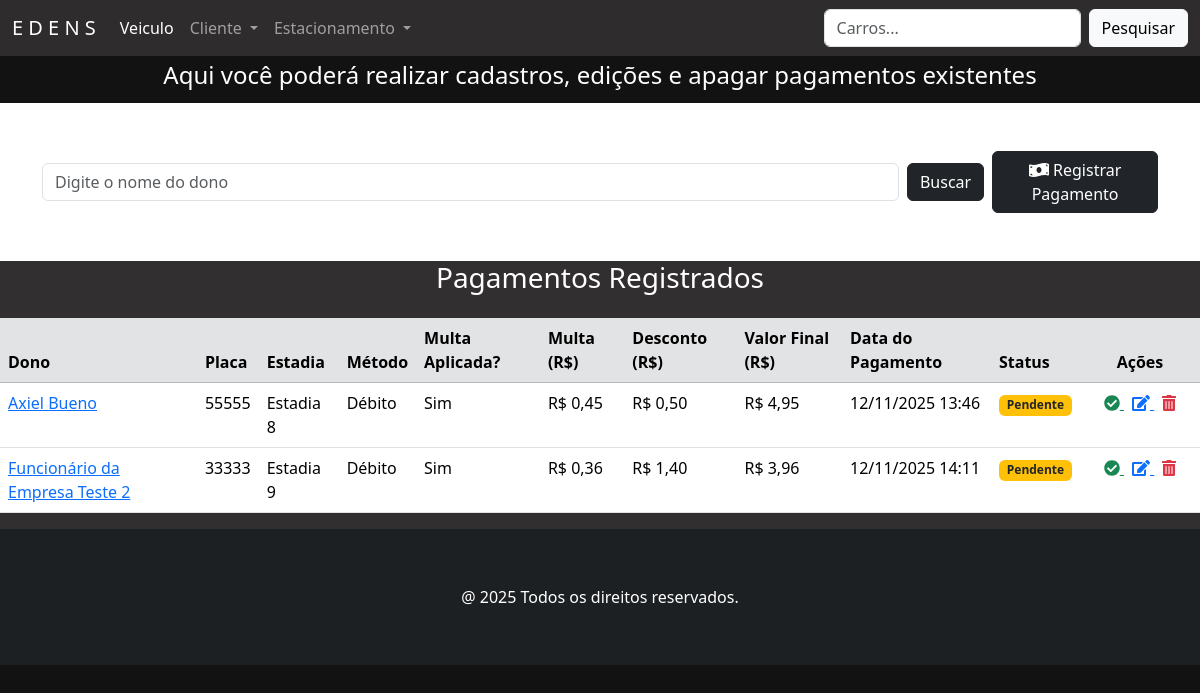
The app's page /pagamentos/ with its own data.
### pagamento/models.py (models this page shows, shortened)
class Pagamento(models.Model):
    METODO_CHOICES = [
        ('D', 'Débito'),
        ('C', 'Crédito'),
        ('P', 'Pix'),
    ]
    STATUS_CHOICES = [
        ('P', 'Pendente'),
        ('C', 'Concluído'),
    ]
    idPagamento = models.AutoField(primary_key=True, verbose_name='ID Pagamento')
    valorHora = models.DecimalField('Valor Hora', max_digits=6, decimal_places=2, default=Decimal('5.00'))
    multa = models.DecimalField('Multa (%)', max_digits=4, decimal_places=2, default=Decimal('10.00'))
    metodo = models.CharField(
        'Método de Pagamento',
        max_length=1,
        choices=METODO_CHOICES,
        help_text='Selecione o método de pagamento (Débito, Crédito ou Pix)'
    )
    estadia = models.OneToOneField(
        Estadia,
        on_delete=models.CASCADE,
        related_name='pagamento',
        verbose_name='Estadia',
        help_text='Estadia associada ao pagamento'
    )
    dono = models.ForeignKey(
        Cliente,
        on_delete=models.CASCADE,
        related_name='pagamentos',
        verbose_name='Dono',
        help_text='Cliente responsável pelo pagamento'
    )
    placa = models.CharField('Placa', max_length=10, help_text='Placa do veículo')
    valorFinal = models.DecimalField('Valor Final', max_digits=8, decimal_places=2, default=Decimal('0.00'))
    data_pagamento = models.DateTimeField('Data do Pagamento', auto_now_add=True)
    multa_aplicada = models.BooleanField('Aplicar Multa?', default=False)
    valor_multa = models.DecimalField('Valor da Multa (R$)', max_digits=8, decimal_places=2, default=Decimal('0.00'))
    valor_desconto = models.DecimalField('Desconto (R$)', max_digits=8, decimal_places=2, default=Decimal('0.00'))
    status = models.CharField('Status do pagamento', max_length=1, choices=STATUS_CHOICES, default='P')
    class Meta:
        verbose_name = 'Pagamento'
        verbose_name_plural = 'Pagamentos'

### pessoa/models.py (models this page shows, shortened)
class Pessoa(models.Model):
    nome = models.CharField('Nome', max_length=50, help_text='Nome completo')
    cpf = models.CharField('CPF', max_length=11, help_text='CPF completo', unique=True)
    fone = models.CharField('Fone', max_length=11, help_text='Número de telefone', unique=True)
    email = models.EmailField('Email', max_length=100, unique=True, null=True, blank=True)
    class Meta:
        abstract = True

class Cliente(Pessoa):
    endereco = models.CharField('Endereço', max_length=100, help_text='Endereço Completo')
    empresa = models.ManyToManyField(Juridico, blank=True, related_name='clientes')
    class Meta:
        verbose_name = 'Cliente'
        verbose_name_plural = 'Clientes'

### estadia/models.py (models this page shows, shortened)
class Estadia(models.Model):
    STATUS_CHOICES = [
        ('Em andamento', 'Em andamento'),
        ('Finalizada', 'Finalizada'),
    ]
    idEstadia = models.AutoField(primary_key=True, verbose_name='ID Estadia')
    entrada = models.DateTimeField('Entrada', default=timezone.now, help_text='Data e hora de entrada', blank=True, null=True)
    saida = models.DateTimeField('Saída', blank=True, null=True, help_text='Data e hora de saída')
    status = models.CharField('Status', max_length=20, choices=STATUS_CHOICES, default='Em andamento')
    vaga = models.ForeignKey(
        'vaga.Vaga',
        on_delete=models.CASCADE,
        related_name='estadias',
        verbose_name='Vaga',
        help_text='Vaga que será ocupada',
        blank=True,
        null=True,
    )
    veiculo = models.OneToOneField(
        'veiculo.Veiculo',
        on_delete=models.PROTECT,
        related_name='estadia',
        verbose_name='Veículo',
        help_text='Veículo que será estacionado',
        blank=True,
        null=True,
    )
    class Meta:
        verbose_name = 'Estadia'
        verbose_name_plural = 'Estadias'
        constraints = [
            models.UniqueConstraint(
                fields=['vaga'],
                condition=models.Q(saida__isnull=True),
                name='unique_vaga_ativa'
            ),
            models.UniqueConstraint(
                fields=['veiculo'],
                condition=models.Q(saida__isnull=True),
                name='unique_veiculo_ativo'
            ),
        ]

### pagamento/views.py (the view)
# urls.py: path('pagamentos/', PagamentoView.as_view(), name='pagamentos'),
class PagamentoView(ListView):
    model = Pagamento
    template_name = 'pagamento.html'
    def get_queryset(self):
        buscar = self.request.GET.get('buscar')
        qs = super(PagamentoView, self).get_queryset().select_related('dono', 'estadia')
        if buscar:
            qs = qs.filter(dono__nome__icontains=buscar)
        if qs.exists():
            paginator = Paginator(qs, 10)
            listagem = paginator.get_page(self.request.GET.get('page'))
            return listagem
        else:
            messages.info(self.request, 'Não existem pagamentos cadastrados.')
            return qs.none()

### pagamento/templates/pagamento.html (shortened to what this page needs)
{% extends 'principal.html' %}
{% load django_bootstrap5 %}
{% load static %}
{% block content %}
    <div class="container-flex text-center text-white" style="background-color: #121212; padding: 5px">
        <h4>Aqui você poderá realizar cadastros, edições e apagar pagamentos existentes</h4>
    </div>
    <section class="section">
        <div class="container mb-5 mt-5">
            <form action="" method="GET" class="d-flex justify-content-start align-items-center gap-2">
                <input class="form-control" type="text" name="buscar" value="{{ request.GET.buscar }}"
                       placeholder="Digite o nome do dono" style="max-width: 900px;">
                <button type="submit" class="btn btn-dark">Buscar</button>
                <a href="{% url 'pagamento_adicionar' %}" class="btn btn-dark">
                    <i class="fas fa-money-bill-wave"></i> Registrar Pagamento
                </a>
            </form>
        </div>
    </section>
    {% if object_list %}
        <div class="card-body" style="background-color: #322f30">
            <h3 class="text-center text-white mb-4">Pagamentos Registrados</h3>
            <div class="table-responsive">
                <table class="table table-hover">
                    <thead class="table-secondary">
                    <tr>
                        <th>Dono</th>
                        <th>Placa</th>
                        <th>Estadia</th>
                        <th>Método</th>
                        <th>Multa Aplicada?</th>
                        <th>Multa (R$)</th>
                        <th>Desconto (R$)</th>
                        <th>Valor Final (R$)</th>
                        <th>Data do Pagamento</th>
                        <th>Status</th>
                        <th style="width: 120px; text-align: center">Ações</th>
                    </tr>
                    </thead>
                    <tbody>
                    {% for pagamento in object_list %}
                        <tr>
                            <td>
                                <a href="#" data-bs-toggle="modal" data-bs-target="#modal{{ pagamento.idPagamento }}">
                                    {{ pagamento.dono.nome }}
                                </a>
                            </td>
                            <td>{{ pagamento.placa }}</td>
                            <td>
                                {% if pagamento.estadia %}
                                    Estadia {{ pagamento.estadia.idEstadia }}
                                {% else %}
                                    -
                                {% endif %}
                            </td>
                            <td>
                                {% if pagamento.metodo == 'D' %}
                                    Débito
                                {% elif pagamento.metodo == 'C' %}
                                    Crédito
                                {% else %}
                                    Pix
                                {% endif %}
                            </td>
                            <td>
                                {% if pagamento.multa_aplicada %}
                                    Sim
                                {% else %}
                                    Não
                                {% endif %}
                            </td>
                            <td>
                                {% if pagamento.valor_multa > 0 %}
                                    R$ {{ pagamento.valor_multa }}
                                {% else %}
                                    -
                                {% endif %}
                            </td>
                            <td>
                                {% if pagamento.valor_desconto > 0 %}
                                    R$ {{ pagamento.valor_desconto }}
                                {% else %}
                                    -
                                {% endif %}
                            </td>
                            <td>R$ {{ pagamento.valorFinal }}</td>
                            <td>{{ pagamento.data_pagamento|date:"d/m/Y H:i" }}</td>
                            <td>
                                {% if pagamento.status == 'P' %}
                                    <span class="badge bg-warning text-dark">Pendente</span>
                                {% else %}
                                    <span class="badge bg-success">Concluído</span>
                                {% endif %}
                            </td>
                            <td class="text-center">
                                {% if pagamento.status == 'P' %}
                                    <a href="{% url 'pagamento_concluir' pagamento.pk %}" class="me-2 text-success"
                                       title="Marcar como concluído">
                                        <i class="fas fa-check-circle"></i>
                                    </a>
                                {% endif %}
                                <a href="{% url 'pagamento_editar' pagamento.pk %}" class="me-2" title="Editar">
                                    <i class="fas fa-edit"></i>
                                </a>
                                <a href="{% url 'pagamento_apagar' pagamento.pk %}" title="Apagar" class="text-danger">
                                    <i class="fas fa-trash-alt"></i>
                                </a>
                            </td>
                        </tr>
                    {% endfor %}
                    </tbody>
                </table>
            </div>
        </div>
    {% else %}
        <p class="text-center mt-4">Nenhum pagamento encontrado.</p>
    {% endif %}
{% endblock %}

### static/css/estilos.css (style rules this page uses)
body:not(.navbar-custom) { background-color: #121212; }

### records on screen
Pagamento: dono.nome "Axiel Bueno", placa "55555", estadia.idEstadia "8", metodo "Débito", multa_aplicada "Sim", valor_multa "0,45", valor_desconto "0,50", valorFinal "4,95", data_pagamento "12/11/2025 13:46", status "Pendente"
Pagamento: dono.nome "Funcionário da Empresa Teste 2", placa "33333", estadia.idEstadia "9", metodo "Débito", multa_aplicada "Sim", valor_multa "0,36", valor_desconto "1,40", valorFinal "3,96", data_pagamento "12/11/2025 14:11", status "Pendente"
